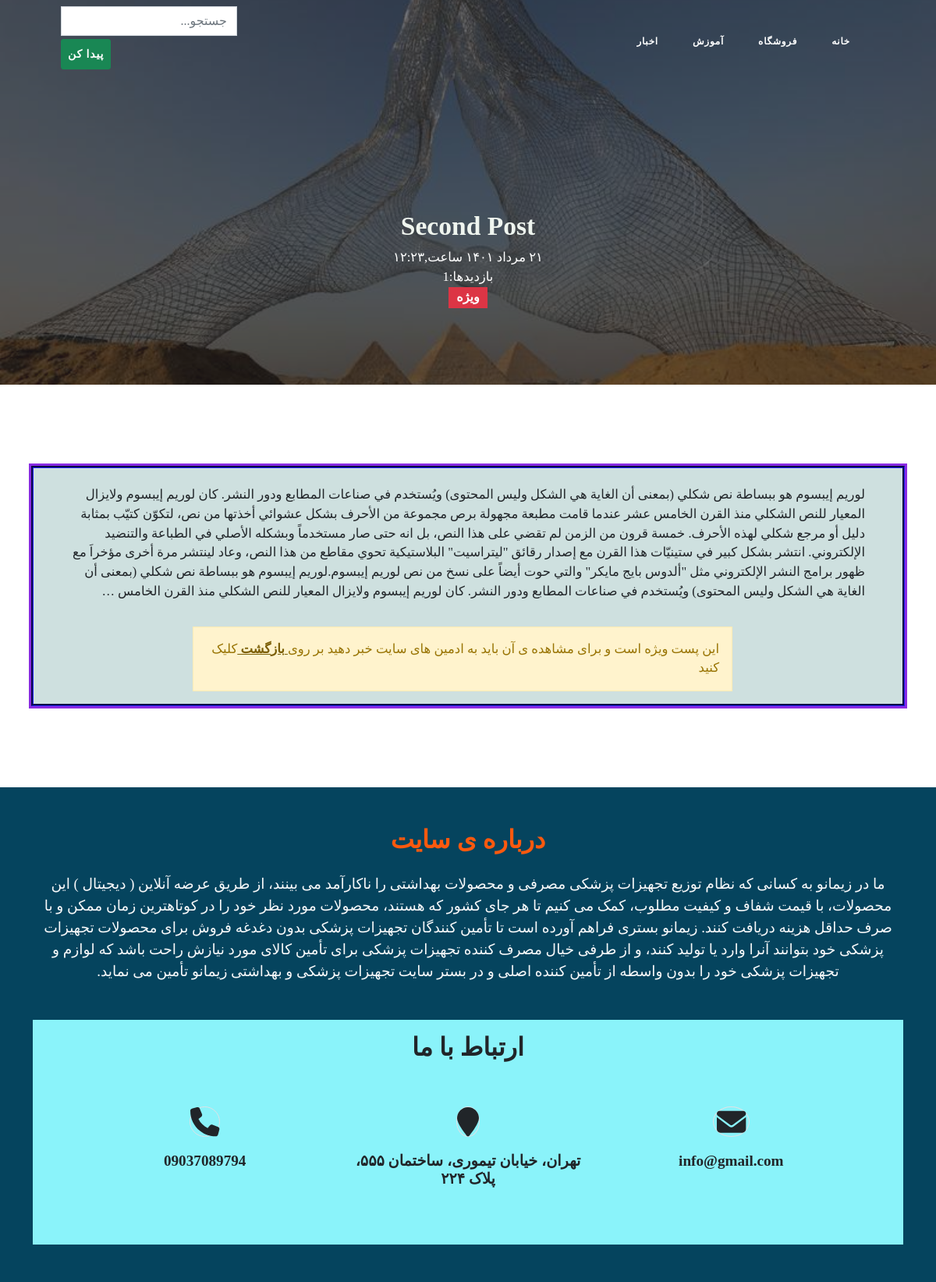
/article/Second, run on the app's committed database.
### blog/models.py (models this page shows, shortened)
class Category(models.Model):
    parent=models.ForeignKey('self', default=None, null=True, blank=True, on_delete=models.SET_NULL, related_name='children', verbose_name='زیر دسته')
    title=models.CharField(max_length=200, verbose_name='دسته بندی عناوین')
    slug=models.SlugField(max_length=100, unique=True,verbose_name='آدرس دسته بندی')
    status=models.BooleanField(default=True,verbose_name='آیا نمایش داده شوند؟')
    position=models.IntegerField(verbose_name='پوزیشن')
    class Meta:
        verbose_name = "دسته بندی"
        verbose_name_plural = "دسته بندی ها"
        ordering=['parent__id','position']
    objects = CategoryManager()

class Article(models.Model):
    STATUS_CHOICES=(
        ('d', 'پیش نویس'),        # draft
        ('p', 'منتشرشده'),        # publish
        ('i', 'در حال بررسی'),    # investigation
        ('b', 'برگشت داده شده'),   # back
    )
    author = models.ForeignKey(User, null=True, on_delete=models.SET_NULL, related_name='articles', verbose_name="نویسنده")
    title=models.CharField(max_length=200, verbose_name='عنوان پست')
    slug=models.SlugField(max_length=100, unique=True,verbose_name='آدرس پست')
    category=models.ManyToManyField(Category, verbose_name="دسته بندی", related_name="articles")
    description=models.TextField(verbose_name='محتوا')
    thumbnail=models.ImageField(upload_to="images",verbose_name='تصویر پست')
    publish=models.DateTimeField(default=timezone.now,verbose_name='زمان انتشار')
    created=models.DateTimeField(auto_now_add=True)
    updated=models.DateTimeField(auto_now=True)
    is_special=models.BooleanField(default=False,verbose_name='پست ویژه')
    status=models.CharField(max_length=1, choices=STATUS_CHOICES,verbose_name='وضعیت')
    hits = models.ManyToManyField(IPAddress, through= "ArticleHit" ,blank=True, related_name="hits", verbose_name="بازدیدها")
    class Meta:
        verbose_name = "پست"
        verbose_name_plural = "پست ها"
        ordering=['-publish']
    def jpublish(self):
        return jalali_converter(self.publish)
    jpublish.short_description = "زمان انتشار"
    def thumbnail_tag(self):
        return format_html("<img width=100 height=75 style = 'border-radius: 13px'; src='{}'>".format(self.thumbnail.url))
    thumbnail_tag.short_description = "عکس پست"
    def category_to_str(self):
        return ", ".join([category.title for category in self.category.active()])
    category_to_str.short_description="دسته بندی"
    objects = ArticleManager()

### blog/views.py (the view)
# urls.py: path('article/<slug:slug>', ArticleDetail.as_view(), name="detail"),
class ArticleDetail(DetailView):
    def get_object(self):
        slug = self.kwargs.get('slug')
        article = get_object_or_404(Article.objects.published(), slug=slug)
        ip_address = self.request.user.ip_address
        if ip_address not in article.hits.all():
            article.hits.add(ip_address)
        return article

### blog/models.py (called while the page is built)
    def published(self):
        return self.filter(status='p')

    def active(self):
        return self.filter(status=True)

### blog/templatetags/base_tags.py (called while the page is built)
@register.inclusion_tag("blog/partials/category_navbar.html")
def category_navbar():
    return {
        "category": Category.objects.filter(status=True)
    }

### extensions/jalali.py (called while the page is built)
    def persian_tuple(self):
        return self.persian_year, self.persian_month, self.persian_day

### extensions/utils.py (called while the page is built)
def Persion_numbers_converter(mystr):
    numbers = {
        "0":"۰",
        "1":"۱",
        "2":"۲",
        "3":"۳",
        "4":"۴",
        "5":"۵",
        "6":"۶",
        "7":"۷",
        "8":"۸",
        "9":"۹",
    }
    for e, p in numbers.items():
        mystr = mystr.replace(e, p)
    return mystr

def jalali_converter(time):
    jmonths=["فروردین","اردیبهشت","خرداد","تیر","مرداد","شهریور","مهر","آبان","آذر","دی","بهمن","اسفند",]
    time = timezone.localtime(time)
    time_to_str = "{},{},{}".format(time.year, time.month,time.day)
    time_to_tuple=jalali.Gregorian(time_to_str).persian_tuple()
    time_to_list = list(time_to_tuple)
    for index, month in enumerate(jmonths):
        if time_to_list[1] == index + 1:
            time_to_list[1] = month
            break
    output = "{} {} {} ساعت,{}:{}".format(
        time_to_list[2],
        time_to_list[1],
        time_to_list[0],
        time.hour,
        time.minute,
    )
    return Persion_numbers_converter (output)

### templates/blog/article_detail.html (shortened to what this page needs)
{% extends 'blog/base.html' %}
{% load static %}
{% load base_tags %}
{% block main %}
 <header class="masthead" style="background-image: url('{{article.thumbnail.url}}');padding-top: 15.5rem;padding-bottom: 5.5rem">
     <div class="container position-relative px-4 px-lg-5">
         <div class="row gx-4 gx-lg-5 justify-content-center">
             <div class="col-md-10 col-lg-8 col-xl-7">
                 <div class="site-heading">
                     <h1 style="font-size: 2.1rem;">{{object.title}}</h1>
                     <time>{{object.jpublish}}</time>
                     <div> بازدیدها:{{object.hits.count}}</div>
                      {% if article.is_special %}
                        <span class="badge bg-danger"style="font-size:16px">ویژه</span>
                      {% endif %}
                 </div>
             </div>
         </div>
     </div>
 </header>
        <article class="mb-4">
            <div class="container px-4 px-lg-5">
                <div class="row gx-4 gx-lg-5 justify-content-center">
                    <div class="col-md-10 col-lg-8 col-xl-7">
                      {% if object.is_special %}
                        {% if user.is_authenticated and user.is_special_user or user == object.author or user.is_superuser %}
                          {{object.description | safe}}
                        {% else %}
                            {{article.description | striptags | truncatewords:140}}
                          <p class="vizhe alert alert-warning">این پست ویژه است و برای مشاهده ی آن باید به ادمین های سایت خبر دهید بر روی<a class="alert-link" href="{% url 'blog:home' %}"> بازگشت </a> کلیک کنید </p>
                        {% endif %}
                      {% else %}
                       {{object.description | safe}}
                      {% endif %}
                    </div>
                </div>
            </div>
        </article>
{% endblock %}

### templates/blog/partials/category_navbar.html (shortened to what this page needs)
<div class="collapse navbar-collapse nav" id="navbarResponsive">
    <ul class="navbar-nav ms-auto py-4 py-lg-0">
        <li class="nav-item"><a class="nav-link px-lg-3 py-3 py-lg-4" href="{% url 'blog:home' %}">خانه</a>
        </li>
        <li class="nav-item"><a class="nav-link px-lg-3 py-3 py-lg-4" target="_blank" href="{% url 'blog:home' %}">فروشگاه</a>
        </li>
        {% for cat in category %}
          {% if cat.parent == None %}
            <li class="nav-item">
              <a class="nav-link px-lg-3 py-3 py-lg-4" href="{% url 'blog:category' cat.slug %}">{{cat.title}}</a>
            </li>
          {% endif %}
        {% endfor %}
    </ul>
    <form id="form" action="{% url 'blog:search' %}">
      <input type="search" id="query" class="form-control" name="q" placeholder="جستجو...">
      <button class="btn btn-success" style="padding:8px; border-radius: 3px; margin-right: 15px; margin-top:4px">پیدا کن</button>
    </form>
</div>

### static/blog/css/rtl.css (style rules this page uses)
body { direction: rtl; text-align: right; font-family: 'Sahel'; font-size: 16.5px; }
.alert { width:60%; }
.btn { letter-spacing: 0.0625em; margin-right: 30px; }
.vizhe { width: 68%; margin-right: 170px; }
h1 { font-size: 3rem; }
.navbar-nav { margin-left: 20px; margin-right: 20px; margin-top:-40px; }
.col-md-10.col-lg-8.col-xl-7 { width: 100%; margin-top: 22px; }
.mb-4 { margin-top: 6.5rem !important; margin-bottom: 6.5rem !important; border:3px groove #13139c; outline: 3px solid #8a2be2; margin:40px; background-color: #cee0df; }
li.nav-item > a.nav-link { font-size: 0.72rem; font-weight: 800; letter-spacing: 0.0625em; text-transform: uppercase; }
.px-lg-3 { padding-right: 1em !important; padding-left: 2rem !important; }
.nav ul { padding-right: 0; }
.nav ul li { border-bottom: none; height:86px; line-height: 86px; font-size: 14px; display: inline-block; margin: 0 auto; }
.nav ul li a { text-decoration: none; color:#000000; display: block; transition: .3s background-color; padding:0 24px; }
.nav a { border-bottom: none; }
h1 { color: #eff5ef; }
button { float: left; margin-right: 3px; }
header.masthead { padding-top: 23.5rem; padding-bottom: 5.5rem; }

### data on the page
Category: title "آموزش"
Category: title "اخبار"
Article: thumbnail (picture), title "Second Post", jpublish "۲۱ مرداد ۱۴۰۱ ساعت,۱۲:۲۳", hits.count "1", description "لوريم إيبسوم هو ببساطة نص شكلي (بمعنى أن الغاية هي الشكل وليس المحتوى) ويُستخدم في صناعات المطابع ودور النشر. كان لوريم إيبسوم ولايزال المعيار للنص الشكلي منذ القرن الخامس عشر عندما قامت مطبعة مجهولة برص مجموعة من الأحرف بشكل عشوائي أخذتها من نص، لتكوّن كتيّب بمثابة دليل أو مرجع شكلي لهذه الأحرف. خمسة قرون من الزمن لم تقضي على هذا النص، بل انه حتى صار مستخدماً وبشكله الأصلي في الطباعة والتنضيد الإلكتروني. انتشر بشكل كبير في ستينيّات هذا القرن مع إصدار رقائق \"ليتراسيت\" البلاستيكية تحوي مقاطع من هذا النص، وعاد لينتشر مرة أخرى مؤخراَ مع ظهور برامج النشر الإلكتروني مثل \"ألدوس بايج مايكر\" والتي حوت أيضاً على نسخ من نص لوريم إيبسوم.لوريم إيبسوم هو ببساطة نص شكلي (بمعنى أن الغاية هي الشكل وليس…"
